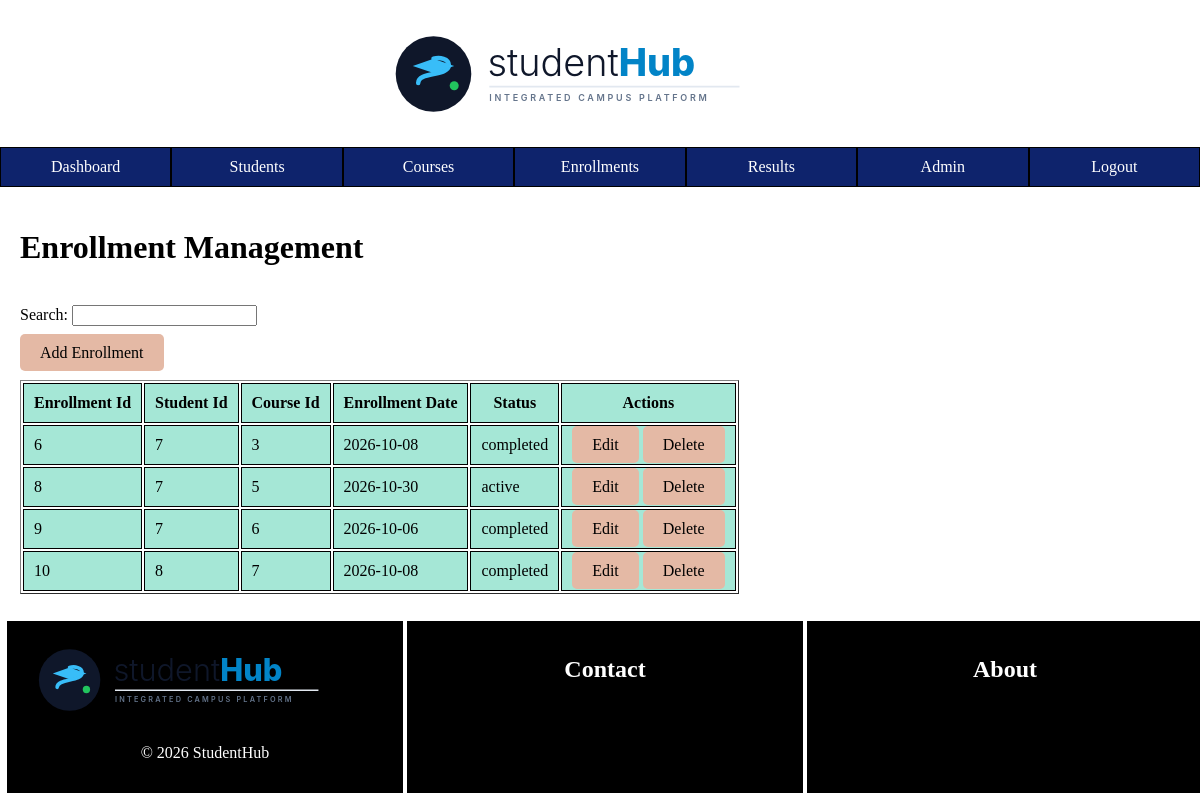
Screenshot of /admin/enrollments.php (signed in) with the database file from the repository.
### tables this page shows
CREATE TABLE `enrollments` (
  `enrollment_id` int(11) NOT NULL,
  `student_id` int(11) NOT NULL,
  `course_id` int(11) NOT NULL,
  `enrollment_date` date NOT NULL,
  `status` varchar(20) NOT NULL
);

### admin/enrollments.php (the view, shortened to what this page needs)
<?php
    include "../includes/db.php";
?>
<!DOCTYPE html>
<html lang="en">
<head>
    <link rel="stylesheet" href="/student_management/css/style.css">
</head>
<body>
    <?php
        include "../includes/header.php";
    ?>
    <?php
        include "../includes/admin-navbar.php";
    ?>
    <div class="content">
        <h1>Enrollment Management</h1>
        <br>
        <label for="search">Search:</label>
        <input type="text" id="search" oninput="liveSearch()">
        <br><br>
        <a href="add_enrollment.php">Add Enrollment</a>
        <br><br>
        <table border="1" id="tableID">
            <thead>
                <tr>
                    <th>Enrollment Id</th>
                    <th>Student Id</th>
                    <th>Course Id</th>
                    <th>Enrollment Date</th>
                    <th>Status</th>
                    <th>Actions</th>
                </tr>
            </thead>
            <tbody>
                <?php
                    $result = $conn->query("SELECT * FROM enrollments");
                    while($row = $result->fetch_assoc()){
                        echo"<tr>
                            <td>{$row['enrollment_id']}</td>
                            <td>{$row['student_id']}</td>
                            <td>{$row['course_id']}</td>
                            <td>{$row['enrollment_date']}</td>
                            <td>{$row['status']}</td>
                            <td>
                                <a href='edit_enrollment.php?id={$row['enrollment_id']}'>Edit</a>
                                <a href='delete_enrollment.php?id={$row['enrollment_id']}' onclick=\"return confirm('Delete this enrollment record?')\">Delete</a>
                            </td>
                        </tr>
                        ";
                    }
                ?>
            </tbody>
        </table>
    </div>
    <?php
        include "../includes/footer.php";
    ?>
</body>
</html>

### css/style.css (style rules this page uses)
* { box-sizing: border-box; }
html, body { margin: 0; min-height: 100%; }
body { min-height: 100vh; display: flex; flex-direction: column; }

### admin/enrollments.php (style rules this page uses)
td,th { padding: 10px; background-color: #a5e7d6; border: 1px solid black; }
.content { margin: 20px; }
.content a { text-decoration: none; background-color: #e4b9a5; color: black; padding: 10px 20px; border-radius: 5px; }

### rows the page displays
enrollments: enrollment_id "6", student "7", course "3", enrollment_date "2026-10-08", status "completed"
enrollments: enrollment_id "8", student "7", course "5", enrollment_date "2026-10-30", status "active"
enrollments: enrollment_id "9", student "7", course "6", enrollment_date "2026-10-06", status "completed"
enrollments: enrollment_id "10", student "8", course "7", enrollment_date "2026-10-08", status "completed"
